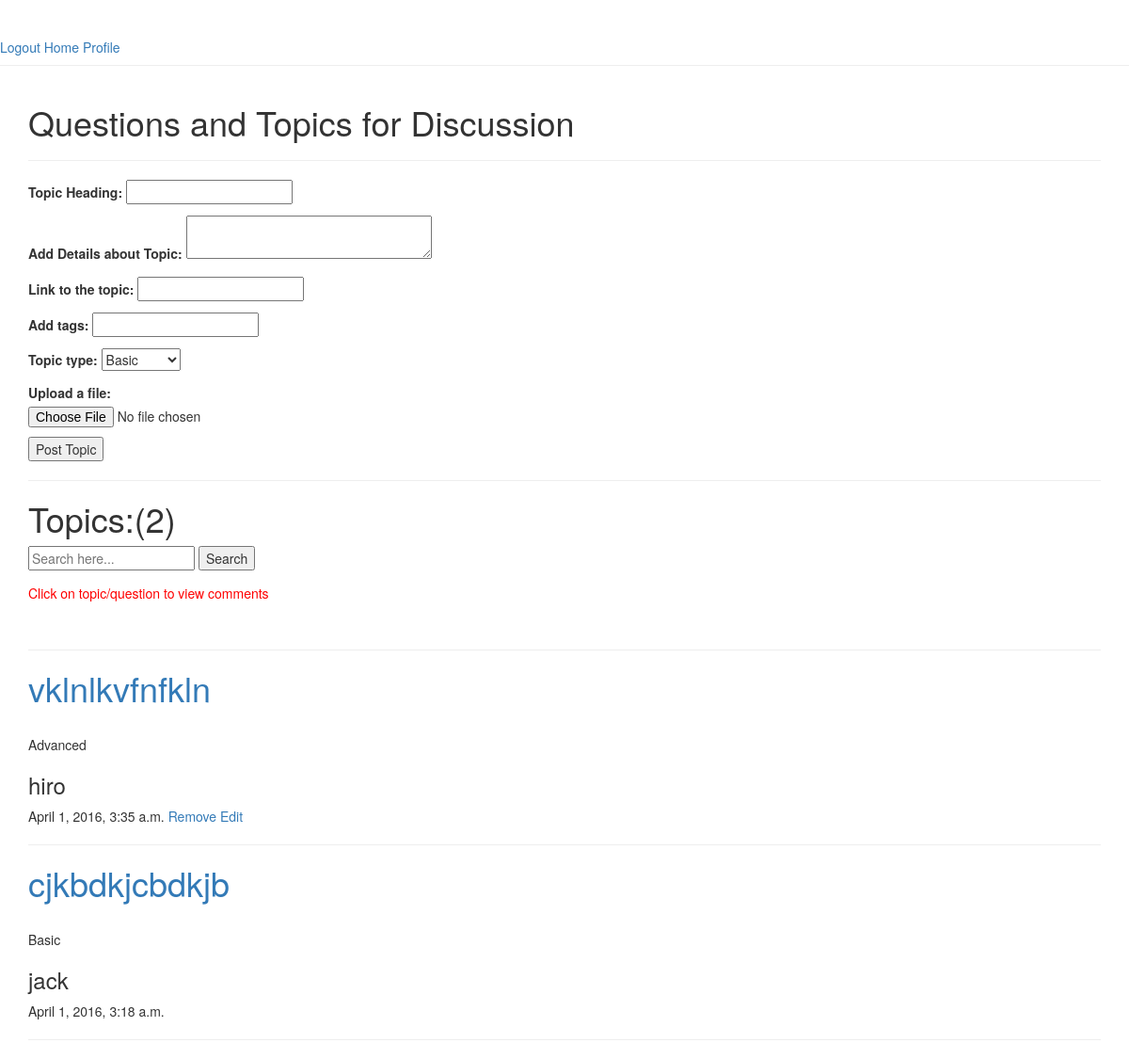
The app's page /codehub/topic/ (signed in), older data.
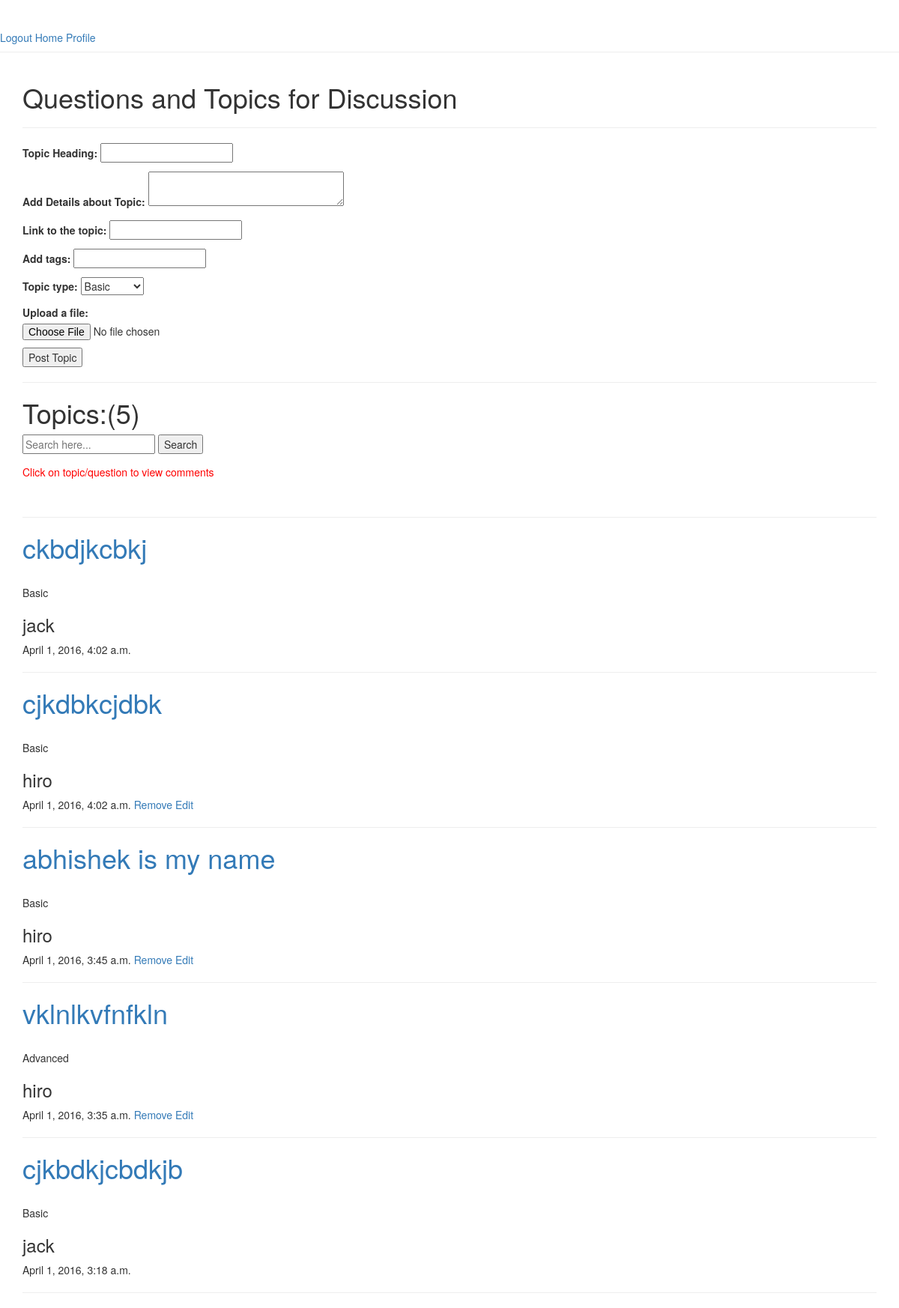
The same page, newer data.
### app/models.py (models this page shows, shortened)
class CodehubTopicModel(models.Model):
    user = models.ForeignKey(User)
    topic_heading = models.CharField(max_length = 100)
    topic_detail = models.CharField(max_length = 200)
    topic_link = models.CharField(max_length = 100 )
    tags = models.CharField(max_length = 50)
    timeStamp = models.DateTimeField()
    topic_type = models.CharField(max_length = 10)
    file = models.FileField(upload_to = 'uploads/')

### app/views.py (the view)
    def wrapper(request,*args,**kwargs):
        if not request.user.is_authenticated():
            return redirect('login_view')
        return func(request,*args,**kwargs)

### app/forms.py
class CodehubTopicForm(forms.ModelForm):
    CHOICES = (('Basic', 'Basic'),('Advanced', 'Advanced'),)
    topic_heading = forms.CharField(label = 'Topic Heading',max_length = 100)
    topic_detail = forms.CharField(label = 'Add Details about Topic',widget = forms.Textarea(attrs = {'rows':'2','cols':'32'}),max_length = 200)
    topic_link = forms.URLField(label = 'Link to the topic',max_length = 100,required = False)
    tags = forms.CharField(label = 'Add tags',max_length = 100,required = True)
    topic_type = forms.ChoiceField(choices = CHOICES,required = True)
    file = forms.FileField(label = 'Upload a file:',required=False)
    class Meta:
        model = CodehubTopicModel
        fields = ['topic_heading','topic_detail','topic_link','tags','topic_type','file']

### app/views.py (called while the page is built)
def loginRequired(func):
    def wrapper(request,*args,**kwargs):
        if not request.user.is_authenticated():
            return redirect('login_view')
        return func(request,*args,**kwargs)
    return wrapper

### app/templates/codehub/topic.html (shortened to what this page needs)
{% extends 'base.html' %}
{% block content %}
<h1>Questions and Topics for Discussion</h1>
<hr/>
<form method="post" enctype="multipart/form-data">
{{ form.as_p }}
<input type='submit' name='submitTopic' value= 'Post Topic'/>
</form>
<hr/>
<h1>Topics:<span>(</span>{{ topics.count }}<span>)</span></h1>
<form method='post' action = '/codehub/topic/search_topic/'>
<input type='text' name = 'search_str' placeholder = 'Search here...'/>
<input type='submit' name='seachTopic' value = 'Search'/>
</form>
<p style='color:red'>Click on topic/question to view comments</p><br/>
<hr/>
<div id = 'topicDisplaySec'>
{% for topic in topics %}
    <h1><a href = "{% url 'comment_on_topic' topic.id %}">{{ topic.topic_heading }}</a></h1>
    <a href = "{{ topic.topic_link }}">{{ topic.topic_link }}</a><br/>
      {{ topic.topic_type }}
    <h3>{{ topic.user.username }}</h3>
      {{ topic.timeStamp }}
    {% if topic.user.username == user.username %}
    <a href = "{% url 'remove_topic' topic.id %}">Remove</a>
    <a href = "{% url 'edit_topic' topic.id %}">Edit
    {% endif %}
    <hr/>
{% endfor %}
{% endblock %}

### app/templates/base.html (shortened to what this page needs)
{% load staticfiles %}
<html>
  <head>
    {% load bootstrap3 %}
    {% bootstrap_css %}
  </head>
  <body>
  <div class = 'page-header'>
    {% if user.is_authenticated %}
    <a href="{% url 'logout_view' %}">Logout</a>
    <a href="{% url 'index' %}">Home</a>
    <a href = "{% url 'user_profile' user.id %}">Profile</a>
    {% else %}
    <a href="{% url 'login_view' %}">Login</a>
    <a href="{% url 'register_view' %}">Register</a>
    {% endif %}
  </div>
    <div class="container">
    {% block content %}
    {% endblock %}
    </div>
  </body>
</html>

Row changes from the older to the newer data that the page shows:
added CodehubTopicModel: topic_heading "ckbdjkcbkj", topic_type "Basic", user.username "jack", timeStamp "April 1, 2016, 4:02 a.m."
added CodehubTopicModel: topic_heading "cjkdbkcjdbk", topic_type "Basic", user.username "hiro", timeStamp "April 1, 2016, 4:02 a.m.", shows "Remove"
added CodehubTopicModel: topic_heading "abhishek is my name", topic_type "Basic", user.username "hiro", timeStamp "April 1, 2016, 3:45 a.m.", shows "Remove"
Text that changed along with them:
{{ topics.count }}: "2" → "5"
